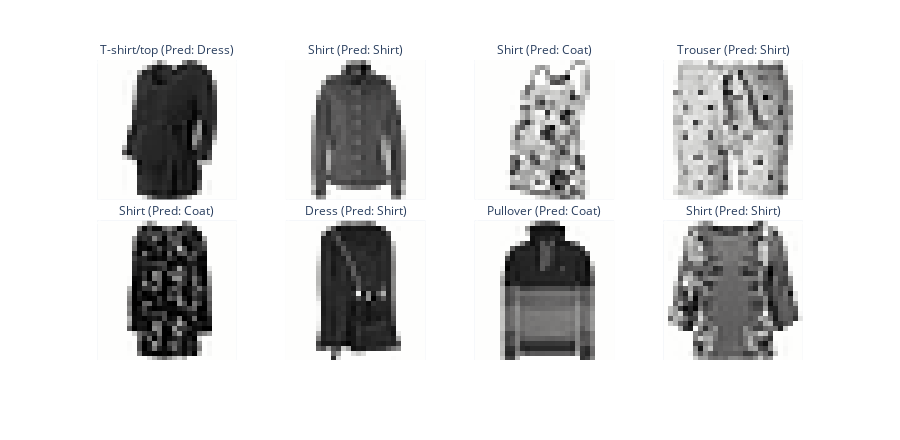

Write notebook code for a chart like this one.
### Markdown cell above
### Problem 3f: Analyze Prediction Confidence

In this section, we will analyze the model's prediction confidence to better understand its behavior. Specifically, we will identify examples where the model is uncertain or overly confident, and evaluate how these cases relate to the correctness of its predictions.

#### Objectives:
1. **Find the Image with the Lowest Confidence**:
    - Identify the image for which the model has the least confidence in its prediction.

2. **Analyze Low Confidence but Correct Predictions**:
    - Find examples where the model made the correct prediction but with low confidence.

3. **Analyze High Confidence but Incorrect Predictions**:
    - Identify examples where the model is highly confident but makes incorrect predictions.

**Task:** Let’s start by finding **the image with the lowest confidence**.

### Code cell
# TODO: Find the image with the lowest confidence by sorting the `confidence` column of `test_df`
least_confident = test_df.sort_values(by='confidence')
print("Image with lowest confidence:")
print(least_confident[['label', 'predicted_label', 'confidence', 'correct']][:3])

# Show image with lowest confidence and its predicted label
show_labels = [f"{label} (Pred: {predicted_label})" for label, predicted_label in zip(least_confident["label"].tolist(), least_confident["predicted_label"].tolist())]
print(show_labels)
fig = show_images(np.stack(least_confident["image"].tolist()), 8, ncols=4, labels=show_labels, reshape=True)
fig.show()

### Figure 1 — Plotly figure (JSON) as saved in the notebook; plotly's stock layout.template omitted (floating-point values rounded to 4 significant figures; data arrays with more than 128 entries replaced by an {"elided": "..."} marker saying what was removed)
{"data": [{"coloraxis": "coloraxis", "hovertemplate": "x: %{x}<br>y: %{y}<br>color: %{z}<extra></extra>", "name": "0", "type": "heatmap", "xaxis": "x5", "yaxis": "y5", "z": {"elided": "28x28 float values"}}, {"coloraxis": "coloraxis", "hovertemplate": "x: %{x}<br>y: %{y}<br>color: %{z}<extra></extra>", "name": "1", "type": "heatmap", "xaxis": "x6", "yaxis": "y6", "z": {"elided": "28x28 float values"}}, {"coloraxis": "coloraxis", "hovertemplate": "x: %{x}<br>y: %{y}<br>color: %{z}<extra></extra>", "name": "2", "type": "heatmap", "xaxis": "x7", "yaxis": "y7", "z": {"elided": "28x28 float values"}}, {"coloraxis": "coloraxis", "hovertemplate": "x: %{x}<br>y: %{y}<br>color: %{z}<extra></extra>", "name": "3", "type": "heatmap", "xaxis": "x8", "yaxis": "y8", "z": {"elided": "28x28 float values"}}, {"coloraxis": "coloraxis", "hovertemplate": "x: %{x}<br>y: %{y}<br>color: %{z}<extra></extra>", "name": "4", "type": "heatmap", "xaxis": "x", "yaxis": "y", "z": {"elided": "28x28 float values"}}, {"coloraxis": "coloraxis", "hovertemplate": "x: %{x}<br>y: %{y}<br>color: %{z}<extra></extra>", "name": "5", "type": "heatmap", "xaxis": "x2", "yaxis": "y2", "z": {"elided": "28x28 float values"}}, {"coloraxis": "coloraxis", "hovertemplate": "x: %{x}<br>y: %{y}<br>color: %{z}<extra></extra>", "name": "6", "type": "heatmap", "xaxis": "x3", "yaxis": "y3", "z": {"elided": "28x28 float values"}}, {"coloraxis": "coloraxis", "hovertemplate": "x: %{x}<br>y: %{y}<br>color: %{z}<extra></extra>", "name": "7", "type": "heatmap", "xaxis": "x4", "yaxis": "y4", "z": {"elided": "28x28 float values"}}], "layout": {"annotations": [{"font": {}, "showarrow": false, "text": "Shirt (Pred: Coat)", "x": 0.1175, "xanchor": "center", "xref": "paper", "y": 0.465, "yanchor": "bottom", "yref": "paper"}, {"font": {}, "showarrow": false, "text": "Dress (Pred: Shirt)", "x": 0.3725, "xanchor": "center", "xref": "paper", "y": 0.465, "yanchor": "bottom", "yref": "paper"}, {"font": {}, "showarrow": false, "text": "Pullover (Pred: Coat)", "x": 0.6275, "xanchor": "center", "xref": "paper", "y": 0.465, "yanchor": "bottom", "yref": "paper"}, {"font": {}, "showarrow": false, "text": "Shirt (Pred: Shirt)", "x": 0.8825, "xanchor": "center", "xref": "paper", "y": 0.465, "yanchor": "bottom", "yref": "paper"}, {"font": {}, "showarrow": false, "text": "T-shirt/top (Pred: Dress)", "x": 0.1175, "xanchor": "center", "xref": "paper", "y": 1.0, "yanchor": "bottom", "yref": "paper"}, {"font": {}, "showarrow": false, "text": "Shirt (Pred: Shirt)", "x": 0.3725, "xanchor": "center", "xref": "paper", "y": 1.0, "yanchor": "bottom", "yref": "paper"}, {"font": {}, "showarrow": false, "text": "Shirt (Pred: Coat)", "x": 0.6275, "xanchor": "center", "xref": "paper", "y": 1.0, "yanchor": "bottom", "yref": "paper"}, {"font": {}, "showarrow": false, "text": "Trouser (Pred: Shirt)", "x": 0.8825, "xanchor": "center", "xref": "paper", "y": 1.0, "yanchor": "bottom", "yref": "paper"}], "coloraxis": {"colorscale": [[0, "rgb(254, 254, 253)"], [0.09091, "rgb(224, 224, 223)"], [0.1818, "rgb(197, 197, 195)"], [0.2727, "rgb(171, 171, 170)"], [0.3636, "rgb(146, 146, 145)"], [0.4545, "rgb(124, 123, 122)"], [0.5455, "rgb(102, 101, 101)"], [0.6364, "rgb(81, 80, 80)"], [0.7273, "rgb(59, 59, 59)"], [0.8182, "rgb(38, 38, 38)"], [0.9091, "rgb(16, 16, 16)"], [1, "rgb(0, 0, 0)"]], "showscale": false}, "height": 440, "margin": {"t": 60}, "xaxis": {"anchor": "y", "constrain": "domain", "domain": [0, 0.235], "scaleanchor": "y", "showgrid": false, "showticklabels": false}, "xaxis2": {"anchor": "y2", "domain": [0.255, 0.49], "matches": "x", "showgrid": false, "showticklabels": false}, "xaxis3": {"anchor": "y3", "domain": [0.51, 0.745], "matches": "x", "showgrid": false, "showticklabels": false}, "xaxis4": {"anchor": "y4", "domain": [0.765, 1.0], "matches": "x", "showgrid": false, "showticklabels": false}, "xaxis5": {"anchor": "y5", "domain": [0, 0.235], "matches": "x", "showgrid": false, "showticklabels": false}, "xaxis6": {"anchor": "y6", "domain": [0.255, 0.49], "matches": "x", "showgrid": false, "showticklabels": false}, "xaxis7": {"anchor": "y7", "domain": [0.51, 0.745], "matches": "x", "showgrid": false, "showticklabels": false}, "xaxis8": {"anchor": "y8", "domain": [0.765, 1.0], "matches": "x", "showgrid": false, "showticklabels": false}, "yaxis": {"anchor": "x", "autorange": "reversed", "constrain": "domain", "domain": [0, 0.465], "showgrid": false, "showticklabels": false}, "yaxis2": {"anchor": "x2", "domain": [0, 0.465], "matches": "y", "showgrid": false, "showticklabels": false}, "yaxis3": {"anchor": "x3", "domain": [0, 0.465], "matches": "y", "showgrid": false, "showticklabels": false}, "yaxis4": {"anchor": "x4", "domain": [0, 0.465], "matches": "y", "showgrid": false, "showticklabels": false}, "yaxis5": {"anchor": "x5", "domain": [0.535, 1.0], "matches": "y", "showgrid": false, "showticklabels": false}, "yaxis6": {"anchor": "x6", "domain": [0.535, 1.0], "matches": "y", "showgrid": false, "showticklabels": false}, "yaxis7": {"anchor": "x7", "domain": [0.535, 1.0], "matches": "y", "showgrid": false, "showticklabels": false}, "yaxis8": {"anchor": "x8", "domain": [0.535, 1.0], "matches": "y", "showgrid": false, "showticklabels": false}}}
